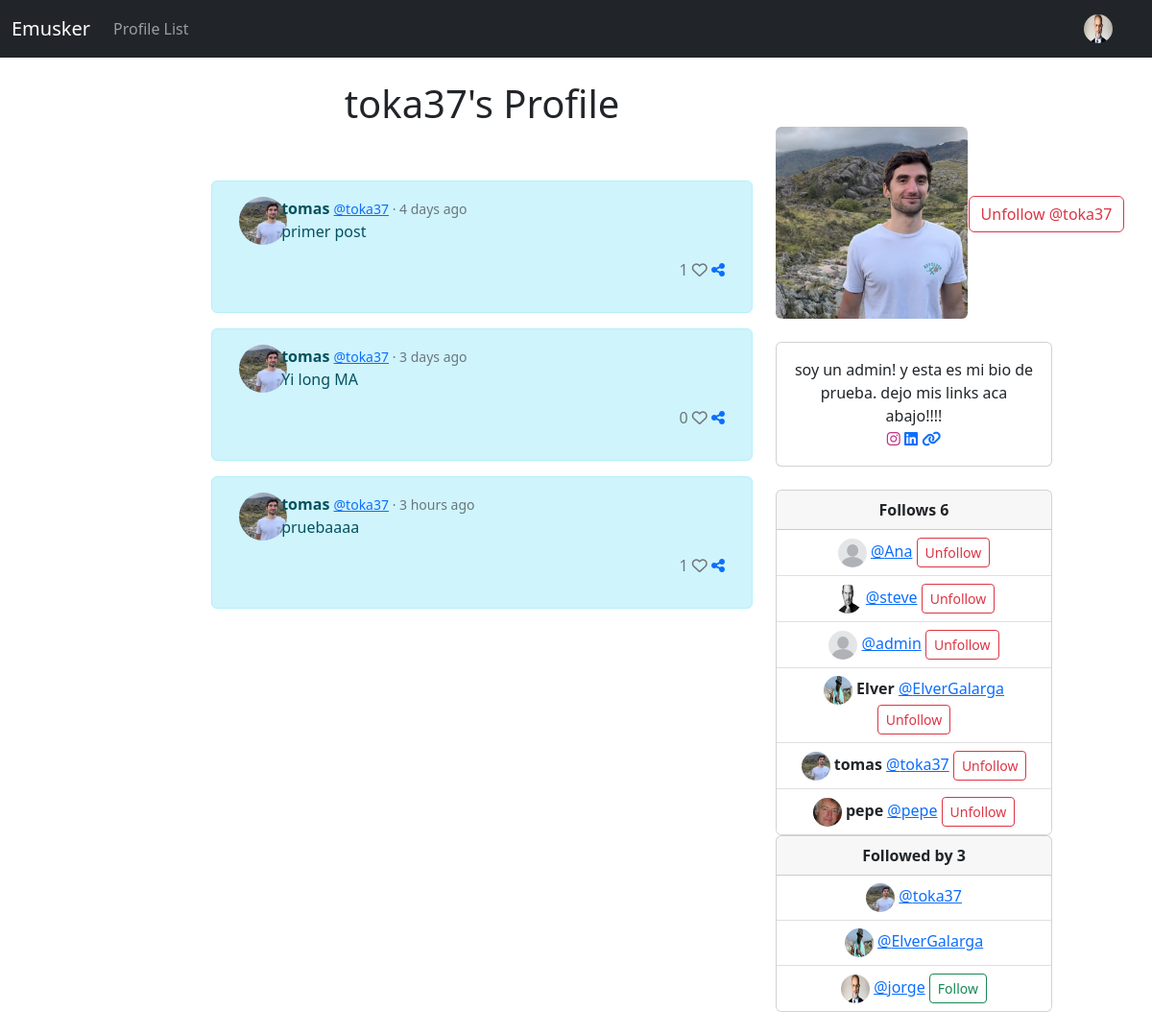
The app's page /profile/10 (signed in) with its own data.
### musker/models.py (models this page shows, shortened)
class Profile(models.Model):
	user = models.OneToOneField(User, on_delete=models.CASCADE)
	follows = models.ManyToManyField("self",related_name="followed_by",symmetrical=False,blank=True)
	date_modified = models.DateTimeField(User, auto_now=True)
	profile_image = models.ImageField(null=True,blank=True, upload_to="images/")
	profile_bio = models.CharField(null=True,blank=True,max_length=100)
	homepage_link =models.CharField(null=True,blank=True,max_length=100)
	instagram_link =models.CharField(null=True,blank=True,max_length=100)
	linkedin_link =models.CharField(null=True,blank=True,max_length=100)
	def __str__(self):
		return self.user.username

class Post(models.Model):
	user = models.ForeignKey(User, related_name="posts", on_delete=models.DO_NOTHING)
	body = models.CharField(max_length=300)
	created_at=models.DateTimeField(auto_now_add=True)
	likes = models.ManyToManyField(User,related_name="post_like",blank=True)
	def number_of_likes(self):
		return self.likes.count()
	def whenpublished(self):
		now = timezone.now()
		diff= now - self.created_at
		if diff.days == 0 and diff.seconds >= 0 and diff.seconds < 60:
			seconds= diff.seconds
			if seconds == 1:
				return str(seconds) +  "second ago"
			else:
				return str(seconds) + " seconds ago"
		if diff.days == 0 and diff.seconds >= 60 and diff.seconds < 3600:
			minutes= math.floor(diff.seconds/60)
			if minutes == 1:
				return str(minutes) + " minute ago"
			else:
				return str(minutes) + " minutes ago"
		if diff.days == 0 and diff.seconds >= 3600 and diff.seconds < 86400:
			hours= math.floor(diff.seconds/3600)
			if hours == 1:
				return str(hours) + " hour ago"
			else:
				return str(hours) + " hours ago"
		if diff.days >= 1 and diff.days < 30:
			days= diff.days
			if days == 1:
				return str(days) + " day ago"
			else:
				return str(days) + " days ago"

### musker/views.py (the view, shortened to what this page needs)
# urls.py: path('profile/<int:pk>',views.profile,name='profile' ),
def profile(request,pk):
    if request.user.is_authenticated:
        profile = Profile.objects.get(user_id=pk)
        posts=Post.objects.filter(user_id=pk)
        return render(request, 'profile.html',{"profile":profile,"posts":posts})
    else:
        messages.success(request,("You must be logged."))
        return redirect('home')

### musker/templates/profile.html (shortened to what this page needs)
{% extends 'base.html' %}
{%load static%}
{% block content %}
{%if profile%}
<div class="container-fluid no-padding text-center" >
  <div class="row">
        <div class="col-2" ></div>
        <div class="col-6" >
            <h1>{{profile.user.username}}'s Profile</h1>
            {%if posts %}
              {%for post in posts %}
              <div class="alert alert-info" role="alert">
                <div class="container" >
                  <div class="row">
                    <div class="col-1">
                      {%if profile.profile_image%}
                      <img src="{{profile.profile_image.url}}" class="rounded-circle" width="50" height="50" alt="{{profiles.user.username}}">
                      {%else%}
                      <img src="{%static 'images/default-picture.jpeg'%}" class="rounded-circle" width="50" height="50" alt="{{profiles.user.username}}">
                      {%endif%}
                    </div>
                    <div class="col-11 ">
                      <div class="text-start ">
                              <b>{{post.user.first_name}}</b>
                              <small class="text-muted"data-toggle="tooltip" title="{{post.created_at}}" ><a href="{%url 'profile' post.user.id%}">@{{post.user.username}}</a> · {{ post.whenpublished }}   </small>
                      </div>
                      <p class="text-start ">
                          {{post.body}}
                      </p>
                      <p class="text-end text-muted">
                        {{post.number_of_likes}}
                        {%if user in post.likes.all%}
                        <a href="{%url 'post_like' post.id%}"><i class="fa fa-heart"style="color:rgb(255, 0, 102)"></i></a>
                        {%else%}
                        <a href="{%url 'post_like' post.id%}"><i class="fa fa-heart-o"style="color: rgb(113, 118, 123)" ></i></a>
                        {%endif%}
                        <a href="{%url 'post_detail' post.id%}"><i class="fa-solid fa-share-nodes"></i></a>
                    </p>
                    </div>
                  </div>
                </div>
              </div>
              {%endfor%}
           {%endif%}
        </div>
        <div class="col-2">
          {%if profile.profile_image%}
          <img src="{{profile.profile_image.url}}" class="rounded float-left" width="200" height="200" style=" display: block;">
          {%endif%}
          {%if profile.profile_bio%}
          <div class="card"  style=" width: 18rem; ">
            <div class="card-body" style="align-self: auto;">
              {{profile.profile_bio}}
              {%if profile.instagram_link%}
              <a href="{{profile.instagram_link}}" target="new"style="color: #C13584"><i class="fa-brands fa-instagram"></i></a>
              {%endif%}
              {%if profile.linkedin_link%}
              <a href="{{profile.linkedin_link}}"target="new"><i class="fa-brands fa-linkedin"></i></a>
              {%endif%}
              {%if profile.homepage_link%}
              <a href="{{profile.homepage_link}}"target="new"><i class="fa-solid fa-link"></i></a>
              {%endif%}
            </div>
          </div>
          {%endif%}
            <div class="card" style="width: 18rem;">
                <div class="card-header">
                <strong> Follows {{profile.follows.all.count}}</strong>
                </div>
                <ul class="list-group list-group-flush" >
                  {%for following in profile.follows.all%}
                  <li class="list-group-item " style="left: 0%;">
                    {%if following.user.profile.profile_image%}
                      <img src="{{following.user.profile.profile_image.url}}" class="rounded-circle" width="30" height="30" >
                    {%else%}
                    <img src="{%static 'images/default-picture.jpeg'%}" class="rounded-circle" width="30" height="30" alt="{{profiles.user.username}}">
                    {%endif%}
                      <b>{{following.user.first_name}} </b>
                      <a href="{%url 'profile' following.user.id%}">@{{following}}</a>
                    <a href="{%url 'unfollow' following.user.id%}"><button class="btn btn-outline-danger btn-sm" >Unfollow</button></button></a>
                  </li>
                  {%endfor%}
                </ul>
              </div>
              <div class="card" style="width: 18rem;">
                <div class="card-header">
                <strong>Followed by {{profile.followed_by.all.count}}</strong>
                </div>
                <ul class="list-group list-group-flush">
                  {%for following in profile.followed_by.all%}
                  <li class="list-group-item">
                    {%if following.user.profile.profile_image%}
                      <img src="{{following.user.profile.profile_image.url}}" class="rounded-circle" width="30" height="30" >
                    {%else%}
                    <img src="{%static 'images/default-picture.jpeg'%}" class="rounded-circle" width="30" height="30" alt="{{profiles.user.username}}">
                    {%endif%}
                    <a href="{%url 'profile' following.user.id%}">@{{following}}</a>
                    {%if following in profile.follows.all %}
                    {%else%}
                    <a href="{%url 'follow' following.user.id%}"><button class="btn btn-outline-success btn-sm" >Follow</button></button></a>
                    {%endif%}
                  </li>
                  {%endfor%}
                </ul>
              </div>
        </div>
        <div class="col-2" >
            <form method="POST" class = "form-inline">
            {%if request.user.id == profile.user.id%}
            <a href="{%url 'update_user'%}" class="btn btn-outline-primary">Edit profile</a>
            {%elif profile in user.profile.follows.all%}
            <button class="btn btn-outline-danger" name="follow" value="unfollow" type="submit">Unfollow @{{profile.user.username}}</button>
            {%else%}
            <button class="btn btn-outline-success" name="follow" value="follow" type="submit">Follow @{{profile.user.username}}</button>
            {%endif%}
            </form>
        </div>
    </div>
</div>
{%endif%}
{%endblock%}

### musker/templates/navbar.html (shortened to what this page needs)
{%load static%}
<nav class="navbar navbar-expand-lg navbar-dark bg-dark">
  <div class="container-fluid">
    <a class="navbar-brand" href="{%url 'home' %}">Emusker</a>
    <div class="collapse navbar-collapse" id="navbarSupportedContent">
      <ul class="navbar-nav me-auto mb-2 mb-lg-0">
        <li class="nav-item">
          <a class="nav-link" href="{%url 'profile_list'%}">Profile List</a>
        </li>
      </ul>
      {%if user.is_authenticated%}
      <div class="dropdown">
        <a class="btn dropdown-toggle" href="#" role="button" data-bs-toggle="dropdown" aria-expanded="false">
        {%if user.profile.profile_image%}
          <img src="{{user.profile.profile_image.url}}" class="rounded-circle" width="30" height="30" alt="{{profiles.user.username}}">
        {%else%}
          <img src="{%static 'images/default-picture.jpeg'%}" class="rounded-circle" width="30" height="30" alt="{{profiles.user.username}}">
        {%endif%}
        </a>
      </div>
      {%endif%}
    </div>
  </div>
</nav>

### records on screen
Profile: user.username "toka37", profile_image (picture), profile_bio "soy un admin! y esta es mi bio de prueba. dejo mis links aca abajo!!!!", follows.all.count "6", user.profile.profile_image (picture), user.first_name "tomas", followed_by.all.count "3"
Post: profile_image (picture), user.first_name "tomas", user.username "toka37", whenpublished "4 days ago", body "primer post", number_of_likes "1"
Post: profile_image (picture), user.first_name "tomas", user.username "toka37", whenpublished "3 days ago", body "Yi long MA", number_of_likes "0"
Post: profile_image (picture), user.first_name "tomas", user.username "toka37", whenpublished "3 hours ago", body "pruebaaaa", number_of_likes "1"
Profile: user.username "Ana"
Profile: user.profile.profile_image (picture), user.username "steve"
Profile: user.username "admin"
Profile: user.profile.profile_image (picture), user.first_name "Elver", user.username "ElverGalarga"
Profile: user.profile.profile_image (picture), user.first_name "pepe", user.username "pepe"
Profile: user.profile.profile_image (picture), user.username "jorge", shows "Follow"
